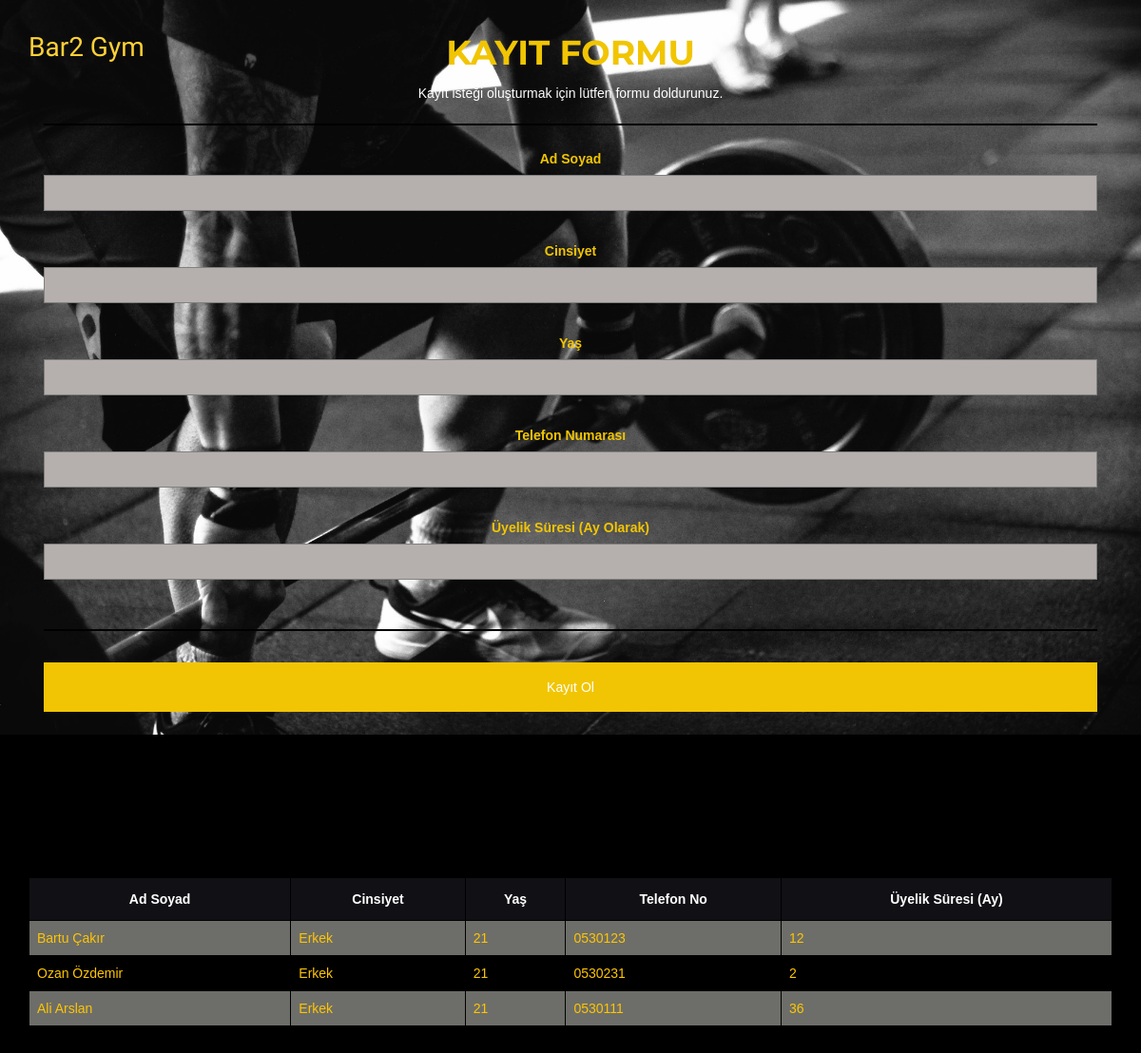
Page /uye.php on the committed database.
### tables this page shows
CREATE TABLE `user` (
  `user_id` int(11) NOT NULL,
  `user_name` varchar(30) NOT NULL,
  `user_gender` varchar(30) NOT NULL,
  `user_age` int(11) NOT NULL,
  `user_phone` varchar(25) NOT NULL,
  `user_membershipTime_month` int(25) NOT NULL
);

### uye.php (the view, shortened to what this page needs)
<!DOCTYPE html>
<html lang="en">
<?php
include('baglan.php');
?>
<head>
    <link href="vendor/bootstrap/css/bootstrap.min.css" rel="stylesheet">
    <link href="vendor/font-awesome/css/font-awesome.min.css" rel="stylesheet" type="text/css">
    <link href="css/agency.min.css" rel="stylesheet">
</head>
<body id="page-top" class="index">
    <nav id="mainNav" class="navbar navbar-default navbar-custom navbar-fixed-top">
        <div class="container">
            <div class="navbar-header page-scroll">
                <a class="navbar-brand page-scroll" href="index.php">Bar2 Gym</a>
            </div>
            <div class="collapse navbar-collapse" id="bs-example-navbar-collapse-1">
            </div>
        </div>
    </nav>
    <header>
    <div class="container">
<form id="myForm" action="action.php" method="POST">
    <div class="container2">
        <h1>Kayıt Formu</h1>
        <p>Kayıt isteği oluşturmak için lütfen formu doldurunuz.</p>
        <hr>
        <label for="name"><b>Ad Soyad</b></label>
        <input type="text" id="adsoyad" name="adsoyad" required><br><br>
        <label for="gender"><b>Cinsiyet</b></label>
        <input type="text" id="cinsiyet" name="cinsiyet" required><br><br>
        <label for="age"><b>Yaş</b></label>
        <input type="text" id="yas" name="yas" required><br><br>
        <label for="no"><b>Telefon Numarası</b></label>
        <input type="text" id="no" name="no" required><br><br>
        <label for="membershipTime"><b>Üyelik Süresi (Ay Olarak)</b></label>
        <input type="text" id="uyeliksuresi" name="uyeliksuresi" required><br><br>
        <hr>
        <button name="mysubmit" type="submit" class="registerbtn">Kayıt Ol</button>
    </div>
</form>
</div>
</header>
        <section id="portfolio" class="bg-secondary">
            <div class="container">
                <div class="intro-text">
                    <table id="customers">
                        <tr>
                            <th>Ad Soyad</th>
                            <th>Cinsiyet</th>
                            <th>Yaş</th>
                            <th>Telefon No</th>
                            <th>Üyelik Süresi (Ay)</th>
                        </tr>
                        <?php
                            $sec = "SELECT * FROM user";
                            $sonuc = $conn->query($sec);
                            if($sonuc->num_rows>0)
                            {
                                while ($cek=$sonuc->fetch_assoc()) {
                                    echo "
                                    <tr>
                                        <td>".$cek['user_name']."</td>
                                        <td>".$cek['user_gender']."</td>
                                        <td>".$cek['user_age']."</td>
                                        <td>".$cek['user_phone']."</td>
                                        <td>".$cek['user_membershipTime_month']."</td>
                                    </tr>
                                    ";
                                }
                            }
                            else
                            {
                                echo "Veritabanında kayıtlı hiçbir veri bulunamamıştır.";
                            }
                        ?>
                    </table>
                </div>
            </div>
        </section>
</body>

### uye.php (style rules this page uses)
body { font-family: Arial, Helvetica, sans-serif; background-color: black; }
* { box-sizing: border-box; }
.container2 { padding: 16px; background-color: transparent; }
input[type=text], input[type=password] { width: 100%; color: black; padding: 8px; margin: 2px 0 12px 0; display: inline-block; border: 1px solid grey; background: #B5B0AD; }
hr { border: 1px solid black; margin-bottom: 25px; }
.registerbtn { background-color: #F1C503; color: white; padding: 16px 20px; margin: 8px 0; border: none; cursor: pointer; width: 100%; opacity: 1; }
a { color: dodgerblue; }
#customers { font-family: Arial, Helvetica, sans-serif; border-collapse: collapse; border: 1px solid #000; width: 100%; }
#customers td, #customers th { padding: 8px; }
#customers tr:nth-child(even) { background-color: #6D6E69; }
#customers th { border: 1px solid #000; padding-top: 12px; padding-bottom: 12px; text-align: center; background-color: #111015; color: white; }
#customers td { border: 1px solid #000; color: #FEC503; }
label { color: #F1C503; }
.container2 h1 { color: #F1C503; }

### rows in the picture
user: user_name "Bartu Çakır", user_gender "Erkek", user_age "21", user_phone "0530123", user_membershipTime_month "12"
user: user_name "Ozan Özdemir", user_gender "Erkek", user_age "21", user_phone "0530231", user_membershipTime_month "2"
user: user_name "Ali Arslan", user_gender "Erkek", user_age "21", user_phone "0530111", user_membershipTime_month "36"
